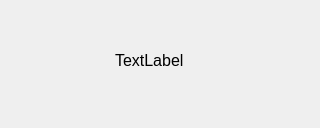
<?xml version="1.0" encoding="UTF-8"?>
<ui version="4.0">
 <class>Exception</class>
 <widget class="QDialog" name="Exception">
  <property name="windowModality">
   <enum>Qt::WindowModal</enum>
  </property>
  <property name="geometry">
   <rect>
    <x>0</x>
    <y>0</y>
    <width>320</width>
    <height>128</height>
   </rect>
  </property>
  <property name="minimumSize">
   <size>
    <width>320</width>
    <height>128</height>
   </size>
  </property>
  <property name="maximumSize">
   <size>
    <width>320</width>
    <height>128</height>
   </size>
  </property>
  <property name="windowTitle">
   <string>Dialog</string>
  </property>
  <property name="sizeGripEnabled">
   <bool>false</bool>
  </property>
  <property name="modal">
   <bool>false</bool>
  </property>
  <widget class="QLabel" name="message_label">
   <property name="geometry">
    <rect>
     <x>115</x>
     <y>10</y>
     <width>200</width>
     <height>100</height>
    </rect>
   </property>
   <property name="font">
    <font>
     <pointsize>12</pointsize>
    </font>
   </property>
   <property name="text">
    <string>TextLabel</string>
   </property>
   <property name="wordWrap">
    <bool>true</bool>
   </property>
  </widget>
  <widget class="QLabel" name="image_label">
   <property name="geometry">
    <rect>
     <x>5</x>
     <y>14</y>
     <width>100</width>
     <height>100</height>
    </rect>
   </property>
   <property name="text">
    <string/>
   </property>
  </widget>
 </widget>
 <resources/>
 <connections/>
</ui>
